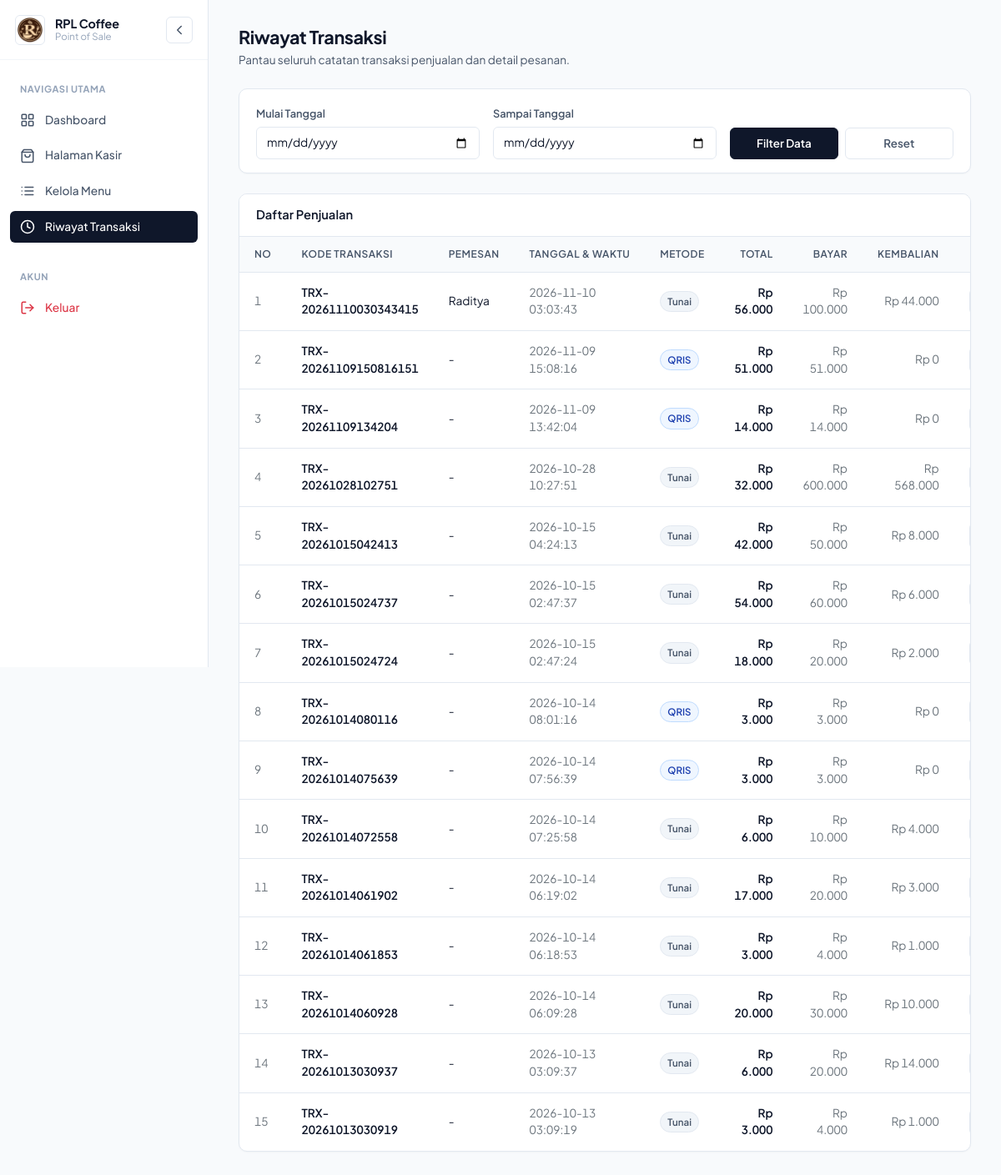
/admin/riwayat.php (signed in), run on the app's committed database.
### tables this page shows
CREATE TABLE `transaksi` (
  `id` int NOT NULL AUTO_INCREMENT,
  `kode_transaksi` varchar(50) NOT NULL,
  `nama_pemesan` varchar(100) NOT NULL DEFAULT '',
  `tanggal` datetime DEFAULT CURRENT_TIMESTAMP,
  `total_harga` decimal(10,2) NOT NULL,
  `bayar` decimal(10,2) NOT NULL,
  `kembalian` decimal(10,2) NOT NULL,
  `metode_pembayaran` varchar(50) DEFAULT 'Tunai',
  PRIMARY KEY (`id`)
);

### koneksi.php (called while the page is built, shortened)
<?php
function e(?string $value): string
{
    return htmlspecialchars((string) $value, ENT_QUOTES, 'UTF-8');
}

### admin/riwayat.php (the view, shortened to what this page needs)
<?php
require_once __DIR__ . '/../koneksi.php';
$tanggal_mulai = trim((string) ($_GET['tanggal_mulai'] ?? ''));
$tanggal_selesai = trim((string) ($_GET['tanggal_selesai'] ?? ''));
if (!empty($tanggal_mulai) && !empty($tanggal_selesai)) {
    $stmt = mysqli_prepare($koneksi, "SELECT * FROM transaksi WHERE DATE(tanggal) BETWEEN ? AND ? ORDER BY id DESC");
    if ($stmt) {
        mysqli_stmt_bind_param($stmt, "ss", $tanggal_mulai, $tanggal_selesai);
        mysqli_stmt_execute($stmt);
        $query_transaksi = mysqli_stmt_get_result($stmt);
    } else {
        $query_transaksi = false;
    }
} else {
    $query_transaksi = mysqli_query($koneksi, "SELECT * FROM transaksi ORDER BY id DESC");
}
?>
<!DOCTYPE html>
<html lang="id">
<head>
    <link href="https://cdn.jsdelivr.net/npm/bootstrap@5.3.3/dist/css/bootstrap.min.css" rel="stylesheet">
    <link href="theme.css" rel="stylesheet">
</head>
<body>
    <?php include __DIR__ . '/sidebar.php'; ?>
    <main class="main-content">
        <header class="page-header">
            <div>
                <h1 class="page-title">Riwayat Transaksi</h1>
                <p class="page-subtitle">Pantau seluruh catatan transaksi penjualan dan detail pesanan.</p>
            </div>
        </header>
        <section class="card-clean mb-4">
            <div class="card-clean-body py-3">
                <form method="GET" action="" class="row g-3 align-items-end">
                    <div class="col-md-4">
                        <label for="tanggal_mulai" class="form-label">Mulai Tanggal</label>
                        <input type="date" class="form-control" id="tanggal_mulai" name="tanggal_mulai" value="<?= e($tanggal_mulai); ?>" required>
                    </div>
                    <div class="col-md-4">
                        <label for="tanggal_selesai" class="form-label">Sampai Tanggal</label>
                        <input type="date" class="form-control" id="tanggal_selesai" name="tanggal_selesai" value="<?= e($tanggal_selesai); ?>" required>
                    </div>
                    <div class="col-md-4 d-flex gap-2">
                        <button type="submit" class="btn-clean btn-clean-primary w-100">Filter Data</button>
                        <a href="riwayat.php" class="btn-clean btn-clean-secondary w-100">Reset</a>
                    </div>
                </form>
            </div>
        </section>
        <section class="card-clean">
            <div class="card-clean-header">
                <h2 class="card-clean-title">Daftar Penjualan</h2>
            </div>
            <div class="table-responsive">
                <table class="table-clean">
                    <thead>
                        <tr>
                            <th style="width: 50px;">No</th>
                            <th>Kode Transaksi</th>
                            <th>Pemesan</th>
                            <th>Tanggal &amp; Waktu</th>
                            <th>Metode</th>
                            <th class="text-end">Total</th>
                            <th class="text-end">Bayar</th>
                            <th class="text-end">Kembalian</th>
                            <th style="width: 150px;" class="text-end">Aksi</th>
                        </tr>
                    </thead>
                    <tbody>
                        <?php if ($query_transaksi && mysqli_num_rows($query_transaksi) > 0) : ?>
                            <?php $no = 1; while ($t = mysqli_fetch_assoc($query_transaksi)) : ?>
                                <tr>
                                    <td class="text-secondary"><?= $no++; ?></td>
                                    <td class="fw-semibold"><?= e($t['kode_transaksi']); ?></td>
                                    <td><?= e($t['nama_pemesan'] ?: '-'); ?></td>
                                    <td class="text-secondary"><?= e($t['tanggal']); ?></td>
                                    <td>
                                        <span class="badge-clean <?= ($t['metode_pembayaran'] === 'QRIS') ? 'drink' : 'neutral'; ?>">
                                            <?= e($t['metode_pembayaran'] ?? 'Tunai'); ?>
                                        </span>
                                    </td>
                                    <td class="text-end num fw-semibold">Rp <?= number_format((float) $t['total_harga'], 0, ',', '.'); ?></td>
                                    <td class="text-end num text-secondary">Rp <?= number_format((float) $t['bayar'], 0, ',', '.'); ?></td>
                                    <td class="text-end num text-secondary">Rp <?= number_format((float) $t['kembalian'], 0, ',', '.'); ?></td>
                                    <td class="text-end">
                                    </td>
                                </tr>
                            <?php endwhile; ?>
                        <?php endif; ?>
                    </tbody>
                </table>
            </div>
        </section>
    </main>
</body>
</html>

### admin/theme.css (style rules this page uses)
:root { --bg-app: #f8fafc; --surface: #ffffff; --border: #e2e8f0; --border-subtle: #f1f5f9; --text-primary: #0f172a; --text-secondary: #475569; --text-muted: #94a3b8; --primary: #0f172a; --primary-hover: #1e293b; --primary-light: #f1f5f9; --accent-blue: #2563eb; --accent-green: #059669; --accent-danger: #dc2626; --sidebar-width: 250px; --sidebar-collapsed: 72px; --radius-sm: 6px; --radius-md: 10px; --radius-lg: 14px; }
* { box-sizing: border-box; }
body { background-color: var(--bg-app); color: var(--text-primary); font-family: 'Plus Jakarta Sans', -apple-system, BlinkMacSystemFont, "Segoe UI", Roboto, sans-serif; margin: 0; padding: 0; min-height: 100vh; -webkit-font-smoothing: antialiased; }
.num, .price, .badge, th, td { font-feature-settings: "tnum"; font-variant-numeric: tabular-nums; }
.main-content { margin-left: var(--sidebar-width); padding: 32px 36px; min-height: 100vh; transition: margin-left 0.2s cubic-bezier(0.4, 0, 0.2, 1); }
.page-header { display: flex; justify-content: space-between; align-items: center; margin-bottom: 24px; }
.page-title { font-size: 1.35rem; font-weight: 700; color: var(--text-primary); margin: 0 0 4px 0; letter-spacing: -0.02em; }
.page-subtitle { font-size: 0.85rem; color: var(--text-secondary); margin: 0; }
.card-clean { background: var(--surface); border: 1px solid var(--border); border-radius: var(--radius-md); box-shadow: 0 1px 2px 0 rgba(0, 0, 0, 0.03); overflow: hidden; }
.card-clean-header { padding: 16px 20px; border-bottom: 1px solid var(--border); background: var(--surface); display: flex; justify-content: space-between; align-items: center; }
.card-clean-title { font-size: 0.92rem; font-weight: 600; color: var(--text-primary); margin: 0; }
.card-clean-body { padding: 20px; }
.table-clean { width: 100%; margin-bottom: 0; border-collapse: separate; border-spacing: 0; }
.table-clean th { background: #f8fafc; color: var(--text-secondary); font-size: 0.75rem; font-weight: 600; text-transform: uppercase; letter-spacing: 0.04em; padding: 12px 18px; border-bottom: 1px solid var(--border); white-space: nowrap; }
.table-clean td { padding: 14px 18px; font-size: 0.86rem; color: var(--text-primary); border-bottom: 1px solid var(--border); vertical-align: middle; }
.table-clean tr:last-child td { border-bottom: none; }
.badge-clean { font-size: 0.72rem; font-weight: 600; padding: 3px 8px; border-radius: 999px; display: inline-flex; align-items: center; border: 1px solid transparent; }
.badge-clean.drink { background-color: #eff6ff; color: #1e40af; border-color: #bfdbfe; }
.badge-clean.neutral { background-color: #f1f5f9; color: #475569; border-color: #e2e8f0; }
.form-label { font-size: 0.8rem; font-weight: 600; color: var(--text-secondary); margin-bottom: 6px; }
.form-control, .form-select { border: 1px solid var(--border); border-radius: var(--radius-sm); padding: 8px 12px; font-size: 0.86rem; color: var(--text-primary); background-color: var(--surface); transition: border-color 0.15s ease, box-shadow 0.15s ease; }
.btn-clean { display: inline-flex; align-items: center; justify-content: center; gap: 6px; padding: 8px 14px; font-size: 0.84rem; font-weight: 600; border-radius: var(--radius-sm); border: 1px solid transparent; cursor: pointer; text-decoration: none; transition: all 0.15s ease; }
.btn-clean-primary { background: var(--primary); color: #ffffff; border-color: var(--primary); }
.btn-clean-secondary { background: #ffffff; color: var(--text-secondary); border-color: var(--border); }

### data on the page
transaksi: kode_transaksi "TRX-20261110030343415", nama_pemesan "Raditya", tanggal "2026-11-10 03:03:43", metode_pembayaran "Tunai", total_harga "56.000", bayar "100.000", kembalian "44.000"
transaksi: kode_transaksi "TRX-20261109150816151", nama_pemesan "-", tanggal "2026-11-09 15:08:16", metode_pembayaran "QRIS", total_harga "51.000", bayar "51.000", kembalian "0"
transaksi: kode_transaksi "TRX-20261109134204", nama_pemesan "-", tanggal "2026-11-09 13:42:04", metode_pembayaran "QRIS", total_harga "14.000", bayar "14.000", kembalian "0"
transaksi: kode_transaksi "TRX-20261028102751", nama_pemesan "-", tanggal "2026-10-28 10:27:51", metode_pembayaran "Tunai", total_harga "32.000", bayar "600.000", kembalian "568.000"
transaksi: kode_transaksi "TRX-20261015042413", nama_pemesan "-", tanggal "2026-10-15 04:24:13", metode_pembayaran "Tunai", total_harga "42.000", bayar "50.000", kembalian "8.000"
transaksi: kode_transaksi "TRX-20261015024737", nama_pemesan "-", tanggal "2026-10-15 02:47:37", metode_pembayaran "Tunai", total_harga "54.000", bayar "60.000", kembalian "6.000"
transaksi: kode_transaksi "TRX-20261015024724", nama_pemesan "-", tanggal "2026-10-15 02:47:24", metode_pembayaran "Tunai", total_harga "18.000", bayar "20.000", kembalian "2.000"
transaksi: kode_transaksi "TRX-20261014080116", nama_pemesan "-", tanggal "2026-10-14 08:01:16", metode_pembayaran "QRIS", total_harga "3.000", bayar "3.000", kembalian "0"
transaksi: kode_transaksi "TRX-20261014075639", nama_pemesan "-", tanggal "2026-10-14 07:56:39", metode_pembayaran "QRIS", total_harga "3.000", bayar "3.000", kembalian "0"
transaksi: kode_transaksi "TRX-20261014072558", nama_pemesan "-", tanggal "2026-10-14 07:25:58", metode_pembayaran "Tunai", total_harga "6.000", bayar "10.000", kembalian "4.000"
transaksi: kode_transaksi "TRX-20261014061902", nama_pemesan "-", tanggal "2026-10-14 06:19:02", metode_pembayaran "Tunai", total_harga "17.000", bayar "20.000", kembalian "3.000"
transaksi: kode_transaksi "TRX-20261014061853", nama_pemesan "-", tanggal "2026-10-14 06:18:53", metode_pembayaran "Tunai", total_harga "3.000", bayar "4.000", kembalian "1.000"
transaksi: kode_transaksi "TRX-20261014060928", nama_pemesan "-", tanggal "2026-10-14 06:09:28", metode_pembayaran "Tunai", total_harga "20.000", bayar "30.000", kembalian "10.000"
transaksi: kode_transaksi "TRX-20261013030937", nama_pemesan "-", tanggal "2026-10-13 03:09:37", metode_pembayaran "Tunai", total_harga "6.000", bayar "20.000", kembalian "14.000"
transaksi: kode_transaksi "TRX-20261013030919", nama_pemesan "-", tanggal "2026-10-13 03:09:19", metode_pembayaran "Tunai", total_harga "3.000", bayar "4.000", kembalian "1.000"
